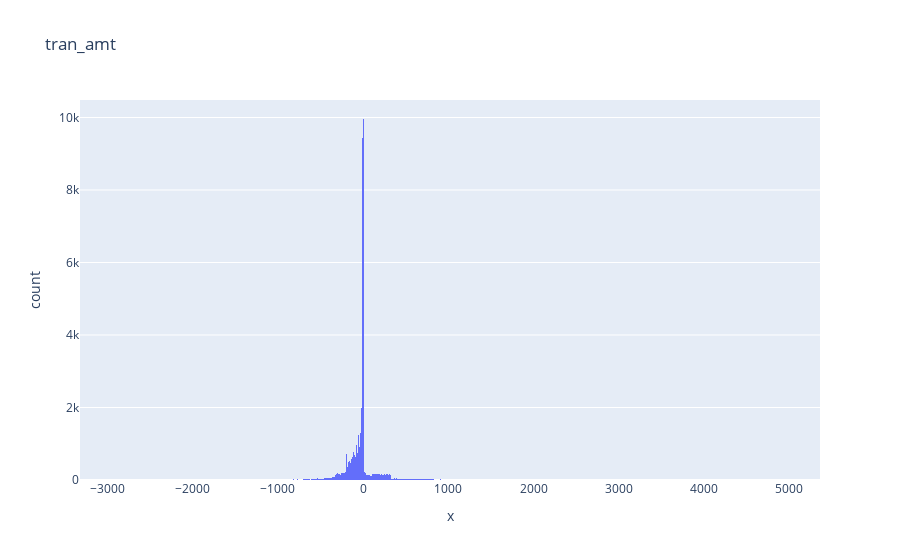

Notebook code for this chart:
### Code cell
df=dfchecking_tran # Put name of dataframe variable here
@interact_manual #decorator
def exploreHistogram(x=list(df.select_dtypes('number').columns)[2:]):
    fig = px.histogram(x=df[x],title=x)
    fig.show()

### Figure 1 — Plotly figure (JSON) as saved in the notebook; plotly's stock layout.template omitted (floating-point values rounded to 4 significant figures; data arrays with more than 128 entries replaced by an {"elided": "..."} marker saying what was removed)
{"data": [{"alignmentgroup": "True", "bingroup": "x", "hovertemplate": "x=%{x}<br>count=%{y}<extra></extra>", "legendgroup": "", "marker": {"color": "#636efa", "pattern": {"shape": ""}}, "name": "", "offsetgroup": "", "orientation": "v", "showlegend": false, "type": "histogram", "x": {"elided": "46204 float values"}, "xaxis": "x", "yaxis": "y"}], "layout": {"autosize": true, "barmode": "relative", "legend": {"tracegroupgap": 0}, "title": {"text": "tran_amt"}, "xaxis": {"anchor": "y", "autorange": true, "domain": [0, 1], "range": [-3320, 5360], "title": {"text": "x"}, "type": "linear"}, "yaxis": {"anchor": "x", "autorange": true, "domain": [0, 1], "range": [0, 10480.0], "title": {"text": "count"}}}}
